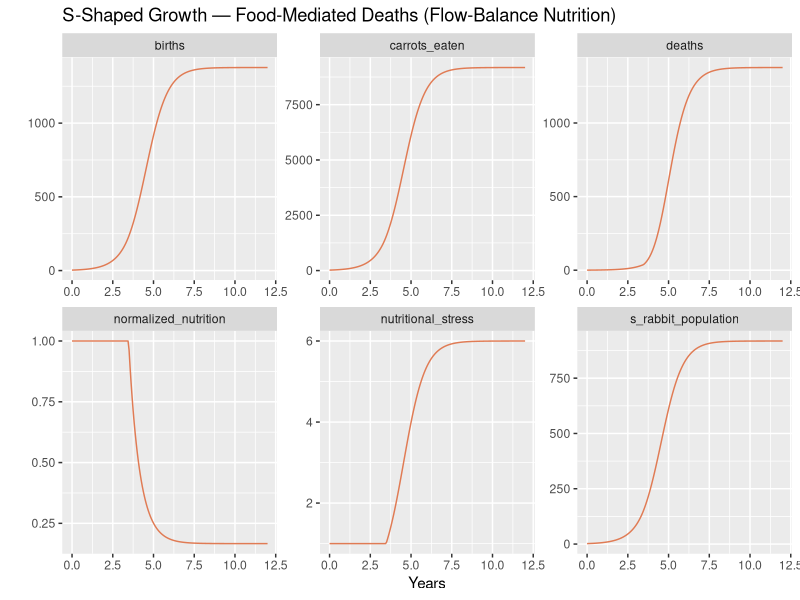

This chart was generated by the following R code:
# S-Shaped Growth — Food-Mediated Rabbit Deaths (Flow-Balance Nutrition)
# Companion to s_shaped_structure_1_rabbit.R.
#
# Structure 1 used an empirical lookup table (approxfun) to relate population
# density to a deaths multiplier.  This script replaces all empirical inputs
# with a mechanistic food sub-model: deaths rise when the food supply cannot
# keep pace with demand.
#
# Nutrition signal:
#
#   a_food_per_rabbit      = p_replenishment / s_rabbit_population
#   a_normalized_nutrition = min(a_food_per_rabbit / p_rabbitt_appetite, 1)
#
# When supply >= demand: nutrition = 1, deaths at baseline.
# When supply < demand:  nutrition < 1, effective lifespan shortens.
# The S-shape emerges because deaths grow as pop^2 in the food-scarce regime:
# as population doubles, food per rabbit halves and deaths per rabbit double.
#
# Carrying capacity derivation (births = deaths at equilibrium):
#   pop * B = pop / (L * a_norm_nutr)  =>  a_norm_nutr = 1 / (B * L) = 1/6
#   a_norm_nutr = p_replenishment / (pop * p_rabbitt_appetite)
#   pop_eq = 6 * p_replenishment / p_rabbitt_appetite = 6 * 1530/10 = 918

library(deSolve)
library(tidyverse)

START <- 0; FINISH <- 12; STEP <- 0.0625
simtime <- seq(START, FINISH, by = STEP)

params <- c(
  p_births_normal    = 1.5,    # 1/year
  p_average_lifetime = 4,      # years (baseline, when food is adequate)
  p_replenishment    = 1530,   # kg carrot/year (sustainable food supply)
  p_rabbitt_appetite  = 10      # kg carrot/rabbit/year consumed
)

model <- function(time, stocks, params) {
  with(as.list(c(stocks, params)), {

    # food: can supply keep up with demand?
    f_carrots_eaten        <- s_rabbit_population * p_rabbitt_appetite
    a_food_per_rabbit      <- p_replenishment / max(s_rabbit_population, 0.001)
    a_normalized_nutrition <- min(a_food_per_rabbit / p_rabbitt_appetite, 1)

    f_births <- s_rabbit_population * p_births_normal
    f_deaths <- s_rabbit_population / (p_average_lifetime * a_normalized_nutrition)

    ds_rabbits_dt <- f_births - f_deaths

    return(list(
      c(ds_rabbits_dt),
      births               = f_births,
      deaths               = f_deaths,
      carrots_eaten        = f_carrots_eaten,
      normalized_nutrition = a_normalized_nutrition,
      nutritional_stress   = 1 / a_normalized_nutrition
    ))
  })
}

run_a <- data.frame(ode(
  y     = c(s_rabbit_population = 2),
  times = simtime, func = model, parms = params, method = "rk4"
)) %>% mutate(run = "a: init = 2  (S-shaped growth, K ≈ 918)")

run_a %>%
  pivot_longer(cols = -c(time, run), names_to = "variable", values_to = "value") %>%
  mutate(value = as.numeric(value), time = as.numeric(time)) %>%
  ggplot(aes(x = time, y = value)) +
  geom_line(colour = "#e07b54") +
  facet_wrap(vars(variable), scales = "free") +
  xlab("Years") +
  ylab("") +
  labs(title = "S-Shaped Growth — Food-Mediated Deaths (Flow-Balance Nutrition)")
